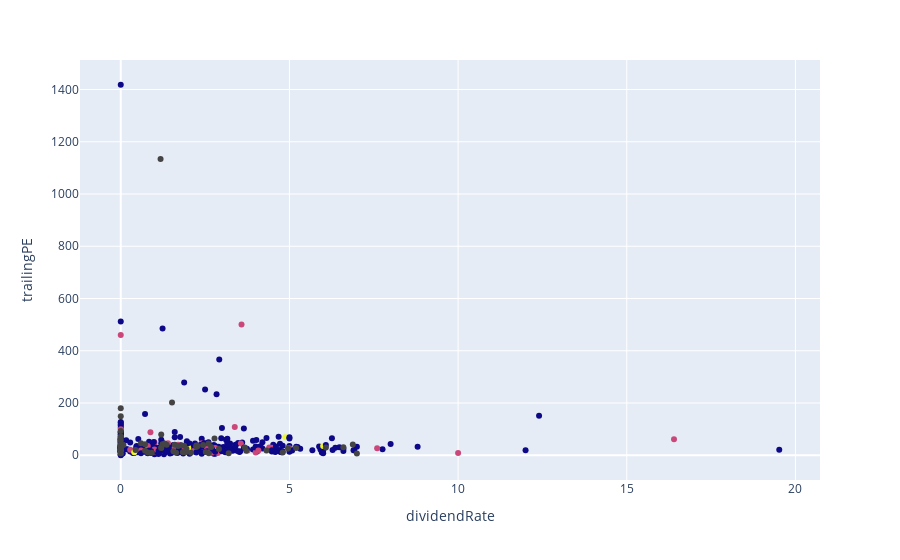

Notebook code for this chart:
### Code cell
# Create another dataframe with the tickers and data from each stock
clusters_df = sp_features_df

# Bring the clusters information from the dataframe 'details_df'
clusters_df['Cluster'] = details_df['Cluster']

# Rename columns
clusters_df.columns = ['Ticker', 'trailingPE', 'dividendRate', 'marketCap', 'Cluster']

# Plot the clusters created using Plotly
fig = px.scatter(clusters_df, x="dividendRate", y="trailingPE", color="Cluster", hover_data=["Ticker"])
fig.update(layout_coloraxis_showscale=False)
fig.show()

### Figure 1 — Plotly figure (JSON) as saved in the notebook; plotly's stock layout.template omitted (floating-point values rounded to 4 significant figures; data arrays with more than 128 entries replaced by an {"elided": "..."} marker saying what was removed)
{"data": [{"customdata": {"elided": "425x1 str values"}, "hovertemplate": "dividendRate=%{x}<br>trailingPE=%{y}<br>Ticker=%{customdata[0]}<br>Cluster=%{marker.color}<extra></extra>", "legendgroup": "", "marker": {"color": {"elided": "425 int values"}, "coloraxis": "coloraxis", "symbol": "circle"}, "mode": "markers", "name": "", "orientation": "v", "showlegend": false, "type": "scatter", "x": {"elided": "425 float values"}, "xaxis": "x", "y": {"elided": "425 float values"}, "yaxis": "y"}], "layout": {"coloraxis": {"colorbar": {"title": {"text": "Cluster"}}, "colorscale": [[0, "#0d0887"], [0.1111, "#46039f"], [0.2222, "#7201a8"], [0.3333, "#9c179e"], [0.4444, "#bd3786"], [0.5556, "#d8576b"], [0.6667, "#ed7953"], [0.7778, "#fb9f3a"], [0.8889, "#fdca26"], [1, "#f0f921"]], "showscale": false}, "legend": {"tracegroupgap": 0}, "margin": {"t": 60}, "xaxis": {"anchor": "y", "domain": [0, 1], "title": {"text": "dividendRate"}}, "yaxis": {"anchor": "x", "domain": [0, 1], "title": {"text": "trailingPE"}}}}
